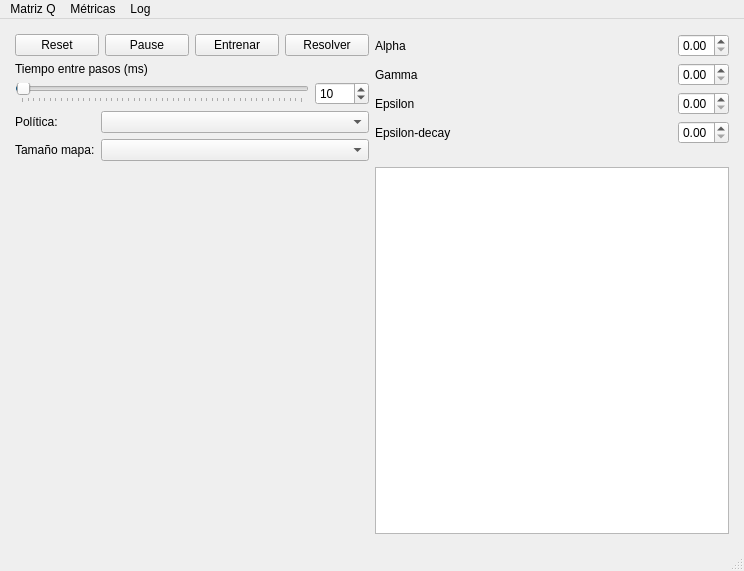
<?xml version="1.0" encoding="UTF-8"?>
<ui version="4.0">
 <class>MainWindow</class>
 <widget class="QMainWindow" name="MainWindow">
  <property name="geometry">
   <rect>
    <x>0</x>
    <y>0</y>
    <width>744</width>
    <height>571</height>
   </rect>
  </property>
  <property name="windowTitle">
   <string>Q-learning</string>
  </property>
  <widget class="QWidget" name="centralwidget">
   <layout class="QGridLayout" name="gridLayout_3">
    <property name="leftMargin">
     <number>15</number>
    </property>
    <property name="topMargin">
     <number>15</number>
    </property>
    <property name="rightMargin">
     <number>15</number>
    </property>
    <property name="bottomMargin">
     <number>15</number>
    </property>
    <item row="0" column="0" rowspan="2">
     <layout class="QGridLayout" name="ControlPrincipal">
      <item row="2" column="0">
       <layout class="QFormLayout" name="Dropdowns">
        <item row="0" column="0">
         <widget class="QLabel" name="label_3">
          <property name="text">
           <string>Política:</string>
          </property>
         </widget>
        </item>
        <item row="1" column="0">
         <widget class="QLabel" name="label_4">
          <property name="text">
           <string>Tamaño mapa:</string>
          </property>
         </widget>
        </item>
        <item row="1" column="1">
         <widget class="QComboBox" name="dropdownMapa"/>
        </item>
        <item row="0" column="1">
         <widget class="QComboBox" name="dropdownAlgoritmo"/>
        </item>
       </layout>
      </item>
      <item row="0" column="0">
       <layout class="QHBoxLayout" name="Botones">
        <item>
         <widget class="QPushButton" name="resetButton">
          <property name="text">
           <string>Reset</string>
          </property>
         </widget>
        </item>
        <item>
         <widget class="QPushButton" name="playButton">
          <property name="text">
           <string>Pause</string>
          </property>
         </widget>
        </item>
        <item>
         <widget class="QPushButton" name="entrenarButton">
          <property name="text">
           <string>Entrenar</string>
          </property>
         </widget>
        </item>
        <item>
         <widget class="QPushButton" name="resolverButton">
          <property name="text">
           <string>Resolver</string>
          </property>
         </widget>
        </item>
       </layout>
      </item>
      <item row="1" column="0">
       <layout class="QVBoxLayout" name="TiempoEspera">
        <item>
         <widget class="QLabel" name="label">
          <property name="enabled">
           <bool>true</bool>
          </property>
          <property name="toolTip">
           <string extracomment="El tiempo que pasa entre cada paso del Agente."/>
          </property>
          <property name="text">
           <string>Tiempo entre pasos (ms)</string>
          </property>
         </widget>
        </item>
        <item>
         <layout class="QHBoxLayout" name="sliderYspin">
          <item>
           <widget class="QSlider" name="esperaSlider">
            <property name="maximum">
             <number>5000</number>
            </property>
            <property name="singleStep">
             <number>10</number>
            </property>
            <property name="pageStep">
             <number>500</number>
            </property>
            <property name="value">
             <number>10</number>
            </property>
            <property name="sliderPosition">
             <number>10</number>
            </property>
            <property name="orientation">
             <enum>Qt::Horizontal</enum>
            </property>
            <property name="invertedAppearance">
             <bool>false</bool>
            </property>
            <property name="invertedControls">
             <bool>true</bool>
            </property>
            <property name="tickPosition">
             <enum>QSlider::TicksBelow</enum>
            </property>
            <property name="tickInterval">
             <number>100</number>
            </property>
           </widget>
          </item>
          <item>
           <widget class="QSpinBox" name="spinBox">
            <property name="sizePolicy">
             <sizepolicy hsizetype="Fixed" vsizetype="Fixed">
              <horstretch>0</horstretch>
              <verstretch>0</verstretch>
             </sizepolicy>
            </property>
            <property name="maximum">
             <number>5000</number>
            </property>
            <property name="singleStep">
             <number>10</number>
            </property>
            <property name="value">
             <number>10</number>
            </property>
           </widget>
          </item>
         </layout>
        </item>
       </layout>
      </item>
     </layout>
    </item>
    <item row="2" column="1">
     <widget class="QTextEdit" name="logTextbox">
      <property name="minimumSize">
       <size>
        <width>50</width>
        <height>0</height>
       </size>
      </property>
      <property name="baseSize">
       <size>
        <width>500</width>
        <height>0</height>
       </size>
      </property>
      <property name="readOnly">
       <bool>true</bool>
      </property>
     </widget>
    </item>
    <item row="0" column="1">
     <layout class="QVBoxLayout" name="verticalLayout_3">
      <item>
       <layout class="QHBoxLayout" name="horizontalLayout">
        <item>
         <widget class="QLabel" name="label_2">
          <property name="text">
           <string>Alpha</string>
          </property>
         </widget>
        </item>
        <item>
         <widget class="QDoubleSpinBox" name="alphaSpinbox">
          <property name="sizePolicy">
           <sizepolicy hsizetype="Fixed" vsizetype="Fixed">
            <horstretch>0</horstretch>
            <verstretch>0</verstretch>
           </sizepolicy>
          </property>
          <property name="maximum">
           <double>1.000000000000000</double>
          </property>
          <property name="singleStep">
           <double>0.010000000000000</double>
          </property>
          <property name="value">
           <double>0.000000000000000</double>
          </property>
         </widget>
        </item>
       </layout>
      </item>
      <item>
       <layout class="QHBoxLayout" name="horizontalLayout_2">
        <item>
         <widget class="QLabel" name="label_5">
          <property name="text">
           <string>Gamma</string>
          </property>
         </widget>
        </item>
        <item>
         <widget class="QDoubleSpinBox" name="gammaSpinbox">
          <property name="sizePolicy">
           <sizepolicy hsizetype="Fixed" vsizetype="Fixed">
            <horstretch>0</horstretch>
            <verstretch>0</verstretch>
           </sizepolicy>
          </property>
          <property name="maximum">
           <double>1.000000000000000</double>
          </property>
          <property name="singleStep">
           <double>0.010000000000000</double>
          </property>
          <property name="stepType">
           <enum>QAbstractSpinBox::DefaultStepType</enum>
          </property>
         </widget>
        </item>
       </layout>
      </item>
      <item>
       <layout class="QHBoxLayout" name="horizontalLayout_3">
        <item>
         <widget class="QLabel" name="variableParamLabel1">
          <property name="text">
           <string>Epsilon</string>
          </property>
         </widget>
        </item>
        <item>
         <widget class="QDoubleSpinBox" name="variableParamSpinbox1">
          <property name="sizePolicy">
           <sizepolicy hsizetype="Fixed" vsizetype="Fixed">
            <horstretch>0</horstretch>
            <verstretch>0</verstretch>
           </sizepolicy>
          </property>
          <property name="maximum">
           <double>1.000000000000000</double>
          </property>
          <property name="singleStep">
           <double>0.010000000000000</double>
          </property>
         </widget>
        </item>
       </layout>
      </item>
      <item>
       <layout class="QHBoxLayout" name="horizontalLayout_4">
        <item>
         <widget class="QLabel" name="variableParamLabel2">
          <property name="text">
           <string>Epsilon-decay</string>
          </property>
         </widget>
        </item>
        <item>
         <widget class="QDoubleSpinBox" name="variableParamSpinbox2">
          <property name="sizePolicy">
           <sizepolicy hsizetype="Fixed" vsizetype="Fixed">
            <horstretch>0</horstretch>
            <verstretch>0</verstretch>
           </sizepolicy>
          </property>
          <property name="maximum">
           <double>1.000000000000000</double>
          </property>
          <property name="singleStep">
           <double>0.010000000000000</double>
          </property>
         </widget>
        </item>
       </layout>
      </item>
     </layout>
    </item>
    <item row="2" column="0">
     <layout class="QVBoxLayout" name="verticalLayout_4">
      <item alignment="Qt::AlignHCenter|Qt::AlignVCenter">
       <widget class="EntornoWidget" name="entorno" native="true"/>
      </item>
     </layout>
    </item>
   </layout>
  </widget>
  <widget class="QMenuBar" name="menubar">
   <property name="geometry">
    <rect>
     <x>0</x>
     <y>0</y>
     <width>744</width>
     <height>22</height>
    </rect>
   </property>
   <property name="nativeMenuBar">
    <bool>false</bool>
   </property>
   <widget class="QMenu" name="menuMatriz_Q">
    <property name="title">
     <string>Matriz Q</string>
    </property>
    <addaction name="importarMatrizAction"/>
    <addaction name="exportarMatrizAction"/>
   </widget>
   <widget class="QMenu" name="menuM_tricas">
    <property name="title">
     <string>Métricas</string>
    </property>
    <addaction name="mostrarMetricasAction"/>
    <addaction name="abrirBenchmarkAction"/>
   </widget>
   <widget class="QMenu" name="menuLog">
    <property name="title">
     <string>Log</string>
    </property>
    <addaction name="limpiarLogAction"/>
   </widget>
   <addaction name="menuMatriz_Q"/>
   <addaction name="menuM_tricas"/>
   <addaction name="menuLog"/>
  </widget>
  <widget class="QStatusBar" name="statusbar"/>
  <action name="importarMatrizAction">
   <property name="text">
    <string>Importar Matriz Q</string>
   </property>
  </action>
  <action name="exportarMatrizAction">
   <property name="text">
    <string>Exportar Matriz Q</string>
   </property>
  </action>
  <action name="mostrarMetricasAction">
   <property name="text">
    <string>Abrir ventana de métricas</string>
   </property>
  </action>
  <action name="limpiarLogAction">
   <property name="text">
    <string>Limpiar log</string>
   </property>
  </action>
  <action name="abrirBenchmarkAction">
   <property name="text">
    <string>Abrir ventana de Benchmark</string>
   </property>
  </action>
 </widget>
 <customwidgets>
  <customwidget>
   <class>EntornoWidget</class>
   <extends>QWidget</extends>
   <header>entornoWidget</header>
   <container>1</container>
   <slots>
    <slot>togglePlay()</slot>
   </slots>
  </customwidget>
 </customwidgets>
 <resources/>
 <connections>
  <connection>
   <sender>spinBox</sender>
   <signal>valueChanged(int)</signal>
   <receiver>esperaSlider</receiver>
   <slot>setValue(int)</slot>
   <hints>
    <hint type="sourcelabel">
     <x>155</x>
     <y>186</y>
    </hint>
    <hint type="destinationlabel">
     <x>159</x>
     <y>208</y>
    </hint>
   </hints>
  </connection>
  <connection>
   <sender>esperaSlider</sender>
   <signal>valueChanged(int)</signal>
   <receiver>spinBox</receiver>
   <slot>setValue(int)</slot>
   <hints>
    <hint type="sourcelabel">
     <x>295</x>
     <y>208</y>
    </hint>
    <hint type="destinationlabel">
     <x>295</x>
     <y>186</y>
    </hint>
   </hints>
  </connection>
 </connections>
</ui>
